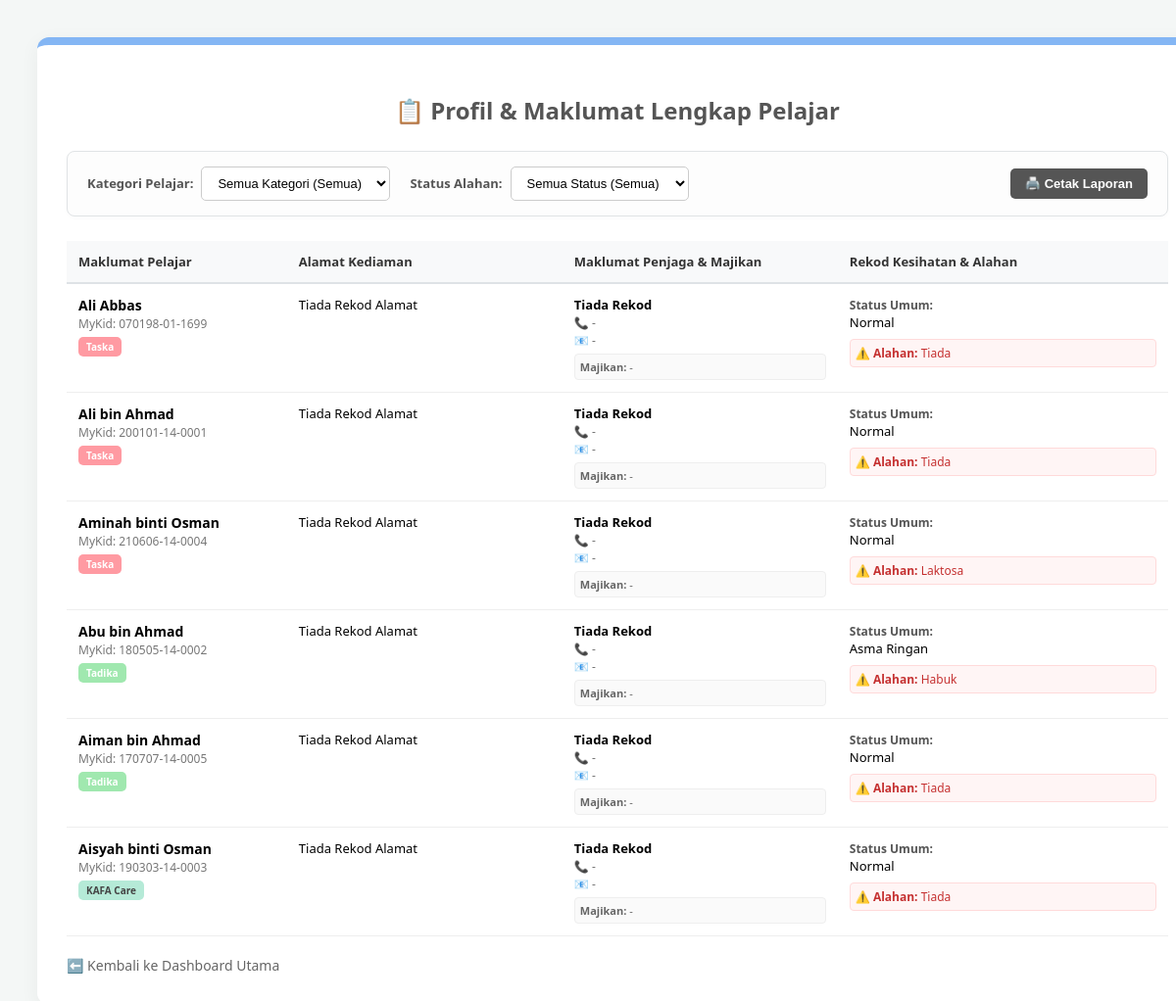
The app's page /maklumat_pelajar_lengkap.php (signed in) with its own data.
### tables this page shows
CREATE TABLE `students` (
  `id` INT(11) NOT NULL AUTO_INCREMENT,
  `parent_id` INT(11) NOT NULL,
  `full_name` VARCHAR(100) NOT NULL,
  `mykid_number` VARCHAR(20) NOT NULL,
  `module` ENUM('Taska','Tadika','KAFA Care') NOT NULL,
  `health_record` TEXT DEFAULT NULL,
  `allergies` TEXT DEFAULT NULL,
  `status` ENUM('Active','Graduated','Withdrawn') DEFAULT 'Active',
  `created_at` TIMESTAMP NOT NULL DEFAULT CURRENT_TIMESTAMP,
  PRIMARY KEY (`id`),
  KEY `parent_id` (`parent_id`),
  CONSTRAINT `students_ibfk_1` FOREIGN KEY (`parent_id`) REFERENCES `parents` (`id`) ON DELETE CASCADE
);

### maklumat_pelajar_lengkap.php (the view, shortened to what this page needs)
<?php
require 'db.php';
$sql = "SELECT * FROM students ORDER BY module, full_name ASC";
$result = $conn->query($sql);
?>
<!DOCTYPE html>
<html lang="ms">
<head>
</head>
<body>
    <div class="container">
        <h2>📋 Profil & Maklumat Lengkap Pelajar</h2>
        <div class="no-print filter-card" style="background: #fdfdfd; border: 1px solid #e0e3e5; padding: 15px 20px; border-radius: 8px; margin-bottom: 25px; display: flex; gap: 20px; align-items: center; justify-content: space-between; flex-wrap: wrap; box-shadow: 0 2px 5px rgba(0,0,0,0.02);">
            <div style="display: flex; gap: 20px; align-items: center; flex-wrap: wrap;">
                <div class="filter-group" style="display: flex; align-items: center; gap: 8px;">
                    <label style="font-weight: bold; font-size: 13px; color: #555;">Kategori Pelajar:</label>
                    <select id="filter-module" onchange="applyFilters()" style="padding: 8px 12px; border: 1px solid #ccc; border-radius: 5px; font-size: 13px; outline: none; background: white; cursor: pointer;">
                        <option value="ALL">Semua Kategori (Semua)</option>
                    </select>
                </div>
                <div class="filter-group" style="display: flex; align-items: center; gap: 8px;">
                    <label style="font-weight: bold; font-size: 13px; color: #555;">Status Alahan:</label>
                    <select id="filter-allergy" onchange="applyFilters()" style="padding: 8px 12px; border: 1px solid #ccc; border-radius: 5px; font-size: 13px; outline: none; background: white; cursor: pointer;">
                        <option value="ALL">Semua Status (Semua)</option>
                    </select>
                </div>
            </div>
            <div>
                <button onclick="window.print()" style="padding: 8px 15px; cursor: pointer; background: #555; color: white; border: none; border-radius: 5px; font-size: 13px; font-weight: bold; transition: opacity 0.2s;">🖨️ Cetak Laporan</button>
            </div>
        </div>
        <table>
            <thead>
                <tr>
                    <th style="width: 20%;">Maklumat Pelajar</th>
                    <th style="width: 25%;">Alamat Kediaman</th>
                    <th style="width: 25%;">Maklumat Penjaga & Majikan</th>
                    <th style="width: 30%;">Rekod Kesihatan & Alahan</th>
                </tr>
            </thead>
            <tbody>
                <?php if ($result->num_rows > 0): ?>
                    <?php while($row = $result->fetch_assoc()):
                        $tagClass = 'tag-' . strtolower(str_replace(' ', '', $row['module'] ?? ''));
                    ?>
                        <tr class="student-row" data-module="<?php echo htmlspecialchars($row['module'] ?? ''); ?>" data-allergy="<?php echo !empty($row['allergies']) ? 'yes' : 'no'; ?>">
                            <td>
                                <strong style="font-size: 14px;"><?php echo htmlspecialchars($row['full_name'] ?? '-'); ?></strong><br>
                                <span style="color:#777; font-size:12px;">MyKid: <?php echo htmlspecialchars($row['mykid_number'] ?? '-'); ?></span><br>
                                <div style="margin-top: 5px;"><span class="tag <?php echo $tagClass; ?>"><?php echo htmlspecialchars($row['module'] ?? '-'); ?></span></div>
                            </td>
                            <td>
                                <?php echo nl2br(htmlspecialchars($row['address'] ?? 'Tiada Rekod Alamat')); ?><br>
                            </td>
                            <td>
                                <strong><?php echo htmlspecialchars($row['parent_name'] ?? 'Tiada Rekod'); ?></strong><br>
                                <span style="color:#777; font-size:12px;">📞 <?php echo htmlspecialchars($row['parent_phone'] ?? '-'); ?></span><br>
                                <span style="color:#777; font-size:12px;">📧 <?php echo htmlspecialchars($row['parent_email'] ?? '-'); ?></span>
                                <div class="info-box">
                                    <strong>Majikan:</strong> <?php echo htmlspecialchars($row['employer_name'] ?? '-'); ?>
                                </div>
                            </td>
                            <td>
                                <strong style="font-size: 12px; color: #555;">Status Umum:</strong><br>
                                <?php echo !empty($row['health_record']) ? htmlspecialchars($row['health_record']) : '<span style="color:#999; font-size:11px;">Tiada masalah direkodkan.</span>'; ?>
                                <div style="margin-top: 8px;">
                                    <?php if(!empty($row['allergies'])): ?>
                                        <div class="health-box">⚠️ <strong>Alahan:</strong> <?php echo htmlspecialchars($row['allergies']); ?></div>
                                    <?php else: ?>
                                        <span class="no-allergy" style="font-size:11px;">Tiada Alahan Makanan/Ubat</span>
                                    <?php endif; ?>
                                </div>
                            </td>
                        </tr>
                    <?php endwhile; ?>
                <?php else: ?>
                    <tr><td colspan="4" style="text-align:center; padding:30px; color:#999;">Tiada rekod pelajar dalam sistem.</td></tr>
                <?php endif; ?>
            </tbody>
        </table>
        <a href="home.php" class="btn-back">⬅️ Kembali ke Dashboard Utama</a>
    </div>
</body>
</html>

### maklumat_pelajar_lengkap.php (style rules this page uses)
body { font-family: 'Segoe UI', sans-serif; background-color: #f4f7f6; padding: 30px; }
.container { background: white; padding: 30px; border-radius: 12px; box-shadow: 0 5px 20px rgba(0,0,0,0.05); width: 100%; border-top: 8px solid #84b6f4; }
h2 { color: #555; margin-bottom: 25px; text-align: center; }
table { width: 100%; border-collapse: collapse; font-size: 13px; }
th { background-color: #f8f9fa; padding: 12px; text-align: left; border-bottom: 2px solid #dee2e6; color: #333; }
td { padding: 12px; border-bottom: 1px solid #eee; vertical-align: top; }
.tag { padding: 3px 8px; border-radius: 5px; font-size: 10px; color: white; font-weight: bold; }
.tag-taska { background: #ff9aa2; }
.tag-tadika { background: #a0e8af; }
.tag-kafa, .tag-kafacare { background: #b5ead7; color: #444; }
.health-box { background: #fff5f5; padding: 5px; border-radius: 4px; border: 1px solid #ffdada; color: #c53030; font-size: 12px; }
.info-box { font-size: 11px; color: #666; margin-top: 5px; background: #fafafa; padding: 5px; border-radius: 4px; border: 1px solid #eee; }
.btn-back { display: inline-block; margin-top: 20px; text-decoration: none; color: #666; font-size: 14px; }

### records on screen
students: full_name "Ali Abbas", mykid_number "070198-01-1699", module "Taska", address "Tiada Rekod Alamat", parent_name "Tiada Rekod", parent_phone "-", parent_email "-", employer_name "-", health_record "Normal", allergies "Tiada"
students: full_name "Ali bin Ahmad", mykid_number "200101-14-0001", module "Taska", address "Tiada Rekod Alamat", parent_name "Tiada Rekod", parent_phone "-", parent_email "-", employer_name "-", health_record "Normal", allergies "Tiada"
students: full_name "Aminah binti Osman", mykid_number "210606-14-0004", module "Taska", address "Tiada Rekod Alamat", parent_name "Tiada Rekod", parent_phone "-", parent_email "-", employer_name "-", health_record "Normal", allergies "Laktosa"
students: full_name "Abu bin Ahmad", mykid_number "180505-14-0002", module "Tadika", address "Tiada Rekod Alamat", parent_name "Tiada Rekod", parent_phone "-", parent_email "-", employer_name "-", health_record "Asma Ringan", allergies "Habuk"
students: full_name "Aiman bin Ahmad", mykid_number "170707-14-0005", module "Tadika", address "Tiada Rekod Alamat", parent_name "Tiada Rekod", parent_phone "-", parent_email "-", employer_name "-", health_record "Normal", allergies "Tiada"
students: full_name "Aisyah binti Osman", mykid_number "190303-14-0003", module "KAFA Care", address "Tiada Rekod Alamat", parent_name "Tiada Rekod", parent_phone "-", parent_email "-", employer_name "-", health_record "Normal", allergies "Tiada"
